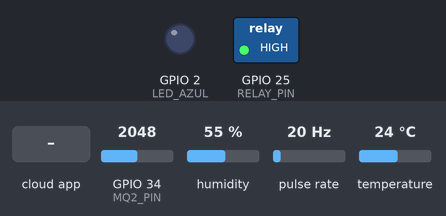
Recording of a sketch running on a simulated ESP32. Parts: switched loads named in the sketch (green lamp = pin HIGH), output pins drawn as LEDs (lit = HIGH). Wiring (inferred from the names in the program): pulse sensor: data GPIO 14. The inputs (shaded band) are chosen by the test bench; at power-on: GPIO 34 (MQ2_PIN) = 2048, humidity 55 %, pulse rate 20 Hz, temperature 24 °C. WiFi joins after 1.5 s; servers stay silent unless stated; the Firebase database answers and starts empty; what the sketch prints to the serial monitor is not drawn.

Above: at 3.7 s.
3.8 s: the phone or cloud app sets cerradura to encendido
At 7.9 s:
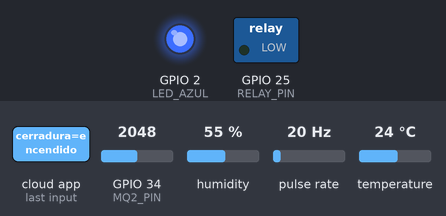
At 9.2 s:
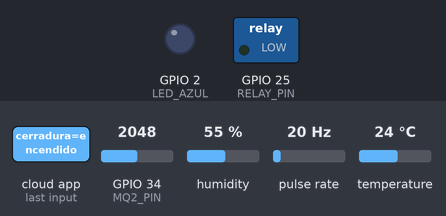
Timing chart, 0 to 19.5 s (numbered marks = the images above; inputs shaded):
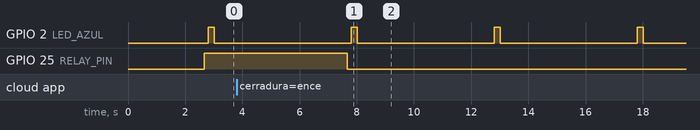

Measured:
- after the input at 3.8 s, GPIO 25 (RELAY_PIN): HIGH → LOW after 3.9 s
- by itself, GPIO 2 (LED_AZUL): alternates HIGH for 0.20 s and LOW for 4.8 s

The sketch:

sensor_depto_dpto2.ino
```cpp
// ============================================
// Código para Departamento dpto2
// Sensores: DHT22, MQ-2, YF-S201 (flujo de agua)
// Control de cerradura y LED de estado
// Librería: Firebase ESP Client by Mobizt
// ============================================

#include <WiFi.h>
#include <Firebase_ESP_Client.h>
#include "DHT.h"

// =================== CONFIGURACIÓN ===================
#define WIFI_SSID "Totalplay-75AD"
#define WIFI_PASSWORD "75ADFD68Mv2BxNkx"
#define FIREBASE_HOST "mi-proyecto-iot-b161b-default-rtdb.firebaseio.com"
#define FIREBASE_SECRET "qnb6YxukBZMFfJKgrUS5KxVwmIkQeQUPYsfbLsTR"

// === Pines ===
#define DHTPIN 4
#define DHTTYPE DHT22
#define MQ2_PIN 34
#define FLOW_SENSOR_PIN 14
#define RELAY_PIN 25
#define LED_AZUL 2

// =================== VARIABLES ===================
volatile int pulseCount = 0;
float flowRate = 0;
unsigned long oldTime = 0;

DHT dht(DHTPIN, DHTTYPE);
FirebaseData fbdo;
FirebaseAuth auth;
FirebaseConfig config;

String basePath = "/departamentos/deptodpto2/sensores";
unsigned long sendDataPrevMillis = 0;

// =================== INTERRUPCIÓN ===================
void IRAM_ATTR pulseCounter() {
  pulseCount++;
}

// =================== SETUP ===================
void setup() {
  Serial.begin(115200);
  dht.begin();
  pinMode(MQ2_PIN, INPUT);
  pinMode(FLOW_SENSOR_PIN, INPUT_PULLUP);
  pinMode(RELAY_PIN, OUTPUT);
  pinMode(LED_AZUL, OUTPUT);

  // Estado inicial apagado
  digitalWrite(RELAY_PIN, LOW);
  digitalWrite(LED_AZUL, LOW);

  attachInterrupt(digitalPinToInterrupt(FLOW_SENSOR_PIN), pulseCounter, RISING);

  // Conexión WiFi
  WiFi.begin(WIFI_SSID, WIFI_PASSWORD);
  Serial.print("Conectando al WiFi...");
  while (WiFi.status() != WL_CONNECTED) {
    delay(500);
    Serial.print(".");
  }
  Serial.println(" Conectado ✅");

  // Firebase
  config.host = FIREBASE_HOST;
  config.signer.tokens.legacy_token = FIREBASE_SECRET;
  Firebase.begin(&config, &auth);
  Firebase.reconnectWiFi(true);
  delay(1000);
}

// =================== LOOP ===================
void loop() {
  if (Firebase.ready() && (millis() - sendDataPrevMillis > 5000 || sendDataPrevMillis == 0)) {
    sendDataPrevMillis = millis();

    // === Lecturas ===
    float h = dht.readHumidity();
    float t = dht.readTemperature();
    int humoRaw = analogRead(MQ2_PIN);
    float humo = map(humoRaw, 0, 4095, 0, 100);

    // Flujo de agua
    unsigned long currentTime = millis();
    unsigned long deltaTime = currentTime - oldTime;
    if (deltaTime >= 1000) {
      detachInterrupt(digitalPinToInterrupt(FLOW_SENSOR_PIN));
      flowRate = (pulseCount / 7.5);
      pulseCount = 0;
      oldTime = currentTime;
      attachInterrupt(digitalPinToInterrupt(FLOW_SENSOR_PIN), pulseCounter, RISING);
    }

    // Validar DHT22
    if (isnan(h) || isnan(t)) {
      Serial.println("Error leyendo DHT22");
      return;
    }

    // === Estado de cerradura ===
    String relayState = "apagado";
    if (Firebase.RTDB.getString(&fbdo, basePath + "/datos_completos/cerradura")) {
      relayState = fbdo.stringData();
      digitalWrite(RELAY_PIN, relayState == "encendido" ? LOW : HIGH);  // LOW activa el relé
      Serial.println("Estado cerradura: " + relayState);
    } else {
      Serial.println("Error leyendo cerradura: " + fbdo.errorReason());
    }

    // === Crear y enviar JSON ===
    FirebaseJson json;
    json.set("humedad", h);
    json.set("temperatura", t);
    json.set("humo", humo);
    json.set("agua", flowRate);
    json.set("cerradura", relayState);
    json.set("timestamp", millis() / 1000);

    bool enviado = Firebase.RTDB.setJSON(&fbdo, basePath + "/datos_completos", &json);

    if (enviado) {
      Serial.println("Datos enviados correctamente ✅");
      digitalWrite(LED_AZUL, HIGH);
      delay(200);
      digitalWrite(LED_AZUL, LOW);
    } else {
      Serial.println("Error al enviar: " + fbdo.errorReason());
    }
  }
}
```

YF-S201.ino
```cpp

```
